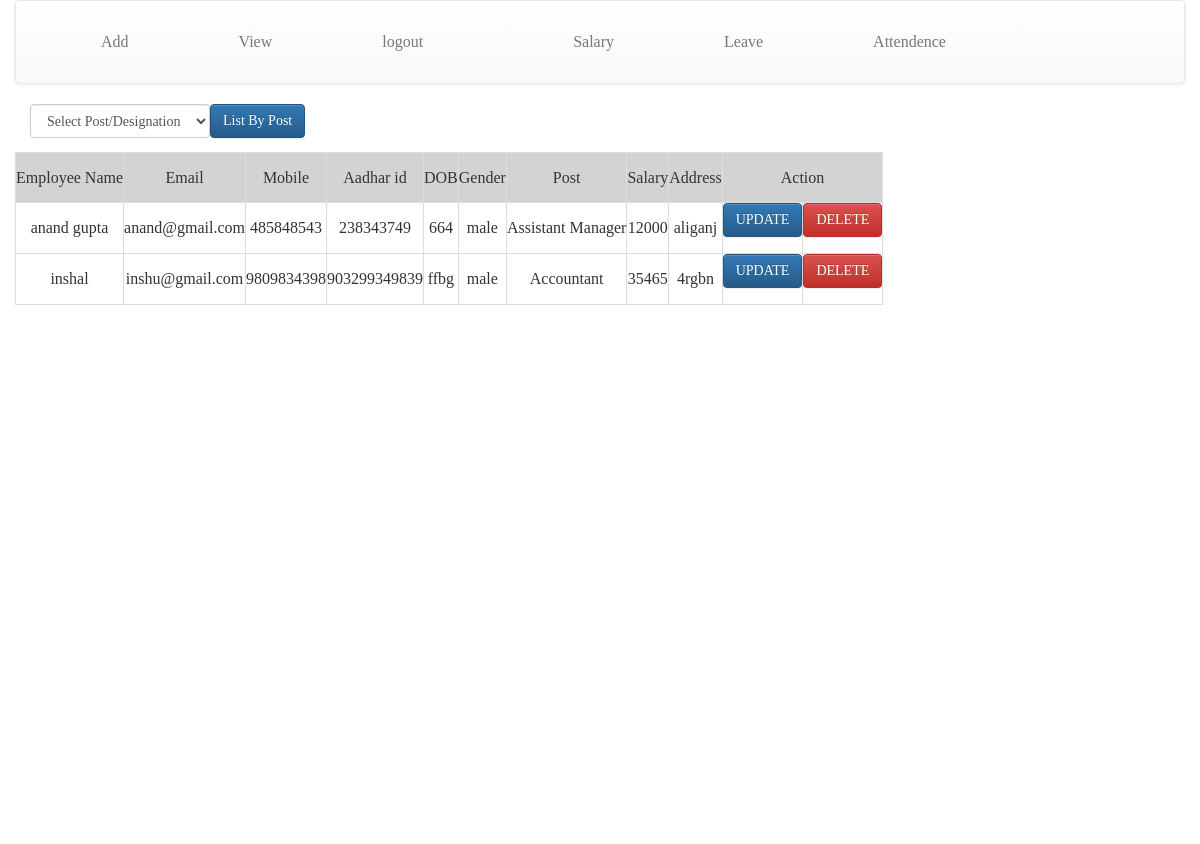
The page /view_all_emp.php on the database its author committed.
### tables this page shows
CREATE TABLE `employee` (
  `ename` varchar(30) DEFAULT NULL,
  `adhar` varchar(30) DEFAULT NULL,
  `pswd` varchar(15) DEFAULT NULL,
  `cpswd` varchar(15) DEFAULT NULL,
  `gen` varchar(10) DEFAULT NULL,
  `email` varchar(30) NOT NULL,
  `mob` varchar(10) DEFAULT NULL,
  `ques` varchar(40) DEFAULT NULL,
  `ans` varchar(40) DEFAULT NULL,
  `dob` varchar(20) DEFAULT NULL,
  `post` varchar(30) DEFAULT NULL,
  `qualification` varchar(30) DEFAULT NULL,
  `doj` varchar(30) DEFAULT NULL,
  `salary_in` varchar(30) DEFAULT NULL,
  `sal_mode` varchar(50) DEFAULT NULL,
  `salary` varchar(10) DEFAULT NULL,
  `address` varchar(100) DEFAULT NULL,
  PRIMARY KEY (`email`)
);

### view_all_emp.php (the view, shortened to what this page needs)
<html><head><title>Index</title>
<link rel="stylesheet" href="bootstrap.min.css">
  <link rel="stylesheet" href="bootstrap-theme.min.css">
<link rel="stylesheet" href="font-awesome.min.css">
<link rel="stylesheet" href="hover-min.css">
  <link rel="stylesheet" href="ind.css">
</head>
<body style='font-family:Century Gothic'><div class="container-fluid">
  <nav class="navbar navbar-default" role="navigation">
          <div class="container">
		    <div class="navbar-header">
		    <div class="collapse navbar-collapse" id="navbar-brand-centered">
		     <ul class="nav navbar-nav">
		        <li><a href="view_add_emp.php">Add</a></li>
		        <li><a href="view_all_emp.php">View</a></li>
		        <li><a href="logout.php">logout</a></li>
		      </ul>
		      <ul class="nav navbar-nav navbar-right">
		        <li><a href="man_salary.php">Salary</a></li>
		        <li><a href="man_leave.php">Leave</a></li>
		        <li><a href="man_attendence.php">Attendence</a></li>
		      </ul>
		   </div>
		  </div>
		</nav>
<div class='container'>
<div class='row'>
<div class='col-lg-12'>
		<form action="" method='post' class='form-inline'><select name='post' class='form-control'/><option>Select Post/Designation</option><button class='btn btn-primary'>List By Post</button></form>
</table></div>
<div style='height:700px;width:1000px;margin-top:40px;'>
<?php
include 'conn.php';
$sql="select * from employee";
$data=mysqli_query($con,$sql);
if(mysqli_num_rows($data)>0)
{
	echo ("<table class='table-bordered' style='text-align:center' style='width:1200px;'>
	<tr style='height:50px;text-align:center;background-color:lightgray;'><td>Employee Name</td><td>Email</td><td>Mobile</td><td>Aadhar id</td><td>DOB</td><td>Gender</td><td>Post</td><td>Salary </td><td>Address</td><td colspan='2'>Action</td></tr>
	");
	while($x=mysqli_fetch_assoc($data))
	{
	echo ("<tr><td>".$x['ename']."</td><td>".$x['email']."</td><td>".$x['mob']."</td><td>".$x['adhar']."</td><td>".$x['dob']."</td><td>".$x['gen']."</td><td>".$x['post']."</td><td>".$x['salary']."</td><td>".$x['address']."</td><td><form action='update_emp.php' method='post'><button type='submit'class='btn btn-primary' name='t2' value='".$x['email']."'>UPDATE</button></form></td><td><form action='delete_emp.php' method='post'><button type='submit' class='btn btn-danger' style='display:inline;' name='t1' value='".$x['email']."'>DELETE</button></form></td></tr>")	;
	}
	echo "</table><span style='color:blue;font-size:25px;padding-left:500px;'>";
}?>
</table></div>
</div>
</div>
</div>
</body>
</html>

### ind.css (style rules this page uses)
html, body { margin: 0; padding: 0; width: 100%; }
body { font-family: "Helvetica Neue",sans-serif; font-weight: lighter; }
nav { position: fixed; width: 100%; line-height: 60px; }
nav ul { line-height: 60px; list-style: none; background: rgba(0, 0, 0, 0); overflow: hidden; color: #fff; padding: 0; text-align: right; margin: 0; padding-right: 40px; transition: 1s; }
nav ul li { display: inline-block; padding: 16px 40px;; }
nav ul li a { text-decoration: none; color: #fff; font-size: 16px; }

### rows shown on the page
employee: ename "anand gupta", email "anand@gmail.com", mob "485848543", adhar "238343749", dob "664", gen "male", post "Assistant Manager", salary "12000", address "aliganj"
employee: ename "inshal", email "inshu@gmail.com", mob "9809834398", adhar "903299349839", dob "ffbg", gen "male", post "Accountant", salary "35465", address "4rgbn"
